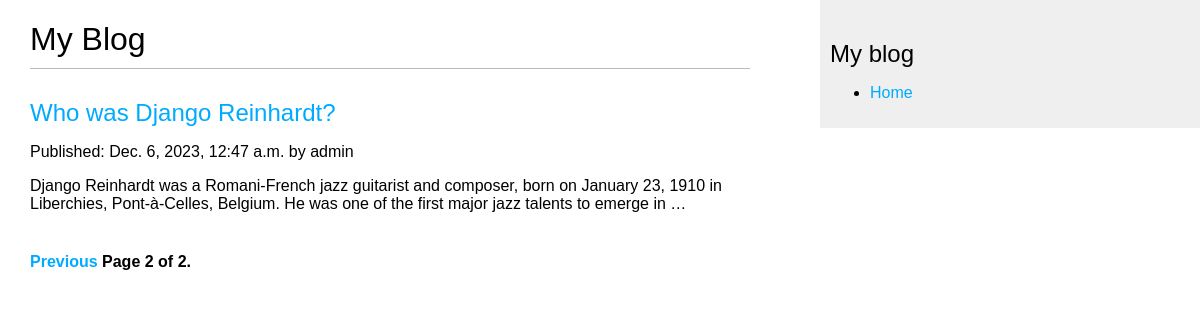
Screenshot of /blog/?page=2 with the database file from the repository.
### blog/models.py (models this page shows, shortened)
class Post(models.Model):
    class Status(models.TextChoices):
        DRAFT = 'DF', 'Draft'
        PUBLISHED = 'PB', 'Published'
    title = models.CharField(max_length=250)
    slug = models.SlugField(max_length=250,
                            unique_for_date='publish')
    author = models.ForeignKey(
        User,
        on_delete=models.CASCADE,
        related_name='blog_posts')
    body = models.TextField()
    publish = models.DateTimeField(default=timezone.now)
    created = models.DateTimeField(auto_now_add=True)
    updated = models.DateTimeField(auto_now=True)
    status = models.CharField(
        max_length=2,
        choices=Status.choices,
        default=Status.DRAFT
    )
    objects = models.Manager() # The default manager
    published = PublishedManager() # Our custom manager
    class Meta:
        ordering = ['-publish'] # - means descending order
        indexes = [
            models.Index(fields=['-publish']),
        ]
    def get_absolute_url(self):
        return reverse('blog:post_detail',
                       args=[self.publish.year,\
                             self.publish.month,\
                             self.publish.day,\
                             self.slug])

### blog/views.py (the view)
# urls.py: path('', views.PostListView.as_view(), name='post_list'),
class PostListView(ListView):
    queryset = Post.published.all()
    context_object_name = 'posts'
    paginate_by = 3 # 3 posts in each page
    template_name = 'blog/post/list.html'

### blog/templates/blog/post/list.html (shortened to what this page needs)
{% extends "blog/base.html" %}
{% block content %}
    <h1>My Blog</h1>
    {% for post in posts %}
        <h2>
            <a href="{{ post.get_absolute_url }}">
                {{ post.title }}
            </a>
        </h2>
        <p class="date">
            <p>Published: {{ post.publish }} by {{ post.author }}</p>
        </p>
        {{ post.body|truncatewords:30|linebreaks }}
    {% endfor %}
    {% include "pagination.html" with page=page_obj %}
{% endblock %}

### blog/static/css/blog.css (style rules this page uses)
body { margin:0; padding:0; font-family:helvetica, sans-serif; }
a { color:#00abff; text-decoration:none; }
h1 { font-weight:normal; border-bottom:1px solid #bbb; padding:0 0 10px 0; }
h2 { font-weight:normal; margin:30px 0 0; }
p.date { color:#ccc; font-family: georgia, serif; font-size: 12px; font-style: italic; }

### rows the page displays
Post: title "Who was Django Reinhardt?", publish "Dec. 6, 2023, 12:47 a.m.", author "admin", body "Django Reinhardt was a Romani-French jazz guitarist and composer, born on January 23, 1910 in Liberchies, Pont-à-Celles, Belgium. He was one of the first major jazz talents to emerge in …"

### other values shown
{{ page.number }} "2"
{{ page.paginator.num_pages }} "2"
